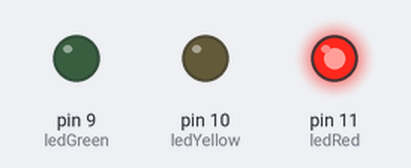
Bench run of a sketch on a simulated Arduino Uno, built with avr-gcc and run on an emulated ATmega328P. Shown: output pins drawn as LEDs (lit = HIGH).

Above: at 0.5 s.
At 1.5 s:
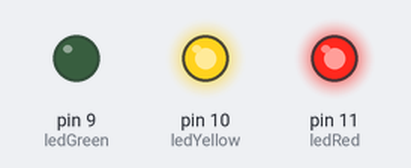
At 2.5 s:
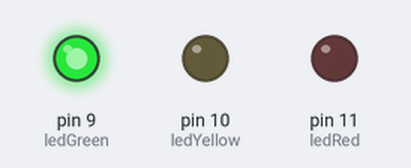
At 3.5 s:
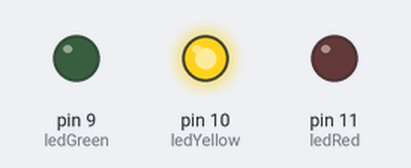
Timing chart, 0 to 5.2 s (numbered marks = the images above):
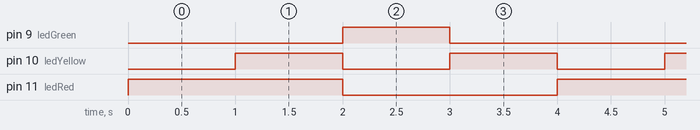

The sketch:

ampel_states.ino
```cpp
const int ledGreen =9;
const int ledYellow =10;
const int ledRed =11;
const int ownDelay =1000;

const int states [][3] = {
  {1,0,0},
  {1,1,0},
  {0,0,1},
  {0,1,0}};
const int totalSteps=4;
int actualStep=0;

void setup() {
  pinMode(ledGreen,OUTPUT);
  pinMode(ledYellow,OUTPUT);
  pinMode(ledRed,OUTPUT);
}

void loop() {
  setState(states[actualStep]);
  delay(ownDelay);
  actualStep=(actualStep+1)%totalSteps;
}

void setState(const int state [3]){
  digitalWrite(ledRed, state[0]);
  digitalWrite(ledYellow, state[1]);
  digitalWrite(ledGreen, state[2]);
}
```

Measured:
- by itself, pin 9 (ledGreen): alternates HIGH for 1.0 s and LOW for 3.0 s
- by itself, pin 10 (ledYellow): alternates HIGH for 1.0 s and LOW for 1.0 s
- by itself, pin 11 (ledRed): alternates HIGH for 2.0 s and LOW for 2.0 s
